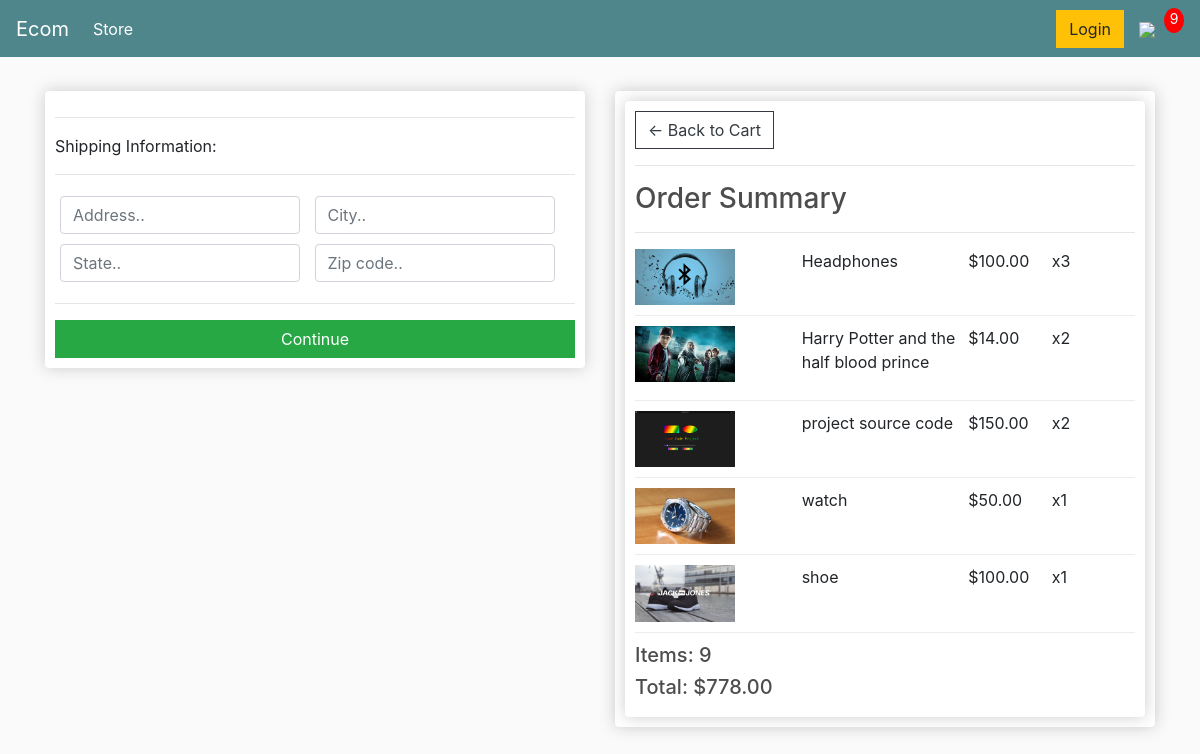
Screenshot of /checkout/ (signed in) with the database file from the repository.
### store/models.py (models this page shows, shortened)
class OrderItem(models.Model):
	product=models.ForeignKey(Product,on_delete=models.SET_NULL,null=True,blank=True)
	order=models.ForeignKey(Order,on_delete=models.SET_NULL,null=True,blank=True)
	date_added=models.DateTimeField(auto_now_add=True)
	quantity=models.IntegerField(default=0,null=True,blank=True)
	@property
	def get_total(self):
		total=self.product.price*self.quantity
		return total

class Product(models.Model):
	name=models.CharField(max_length=100,null=True)
	price=models.DecimalField(max_digits=5,decimal_places=2)
	digital=models.BooleanField(default=False,null=True,blank=True)
	image=models.ImageField(null=True,blank=True)
	@property
	def ImageUrl(self):
		try:
			url=self.image.url
		except:
			url=''
		return url

class Order(models.Model):
	customer=models.ForeignKey(Customer,on_delete=models.SET_NULL,null=True,blank=True)
	date_orderd=models.DateTimeField(auto_now_add=True)
	complete=models.BooleanField(default=False,null=True,blank=True)
	transaction_id=models.CharField(max_length=100,null=True)
	@property
	def shipping(self):
		shipping=False
		orderitems=self.orderitem_set.all()
		for i in orderitems:
			if i.product.digital == False:
				shipping=True
		return shipping
	@property
	def get_cart_total(self):
		orderitems=self.orderitem_set.all()
		total=sum([item.get_total for item in orderitems])
		return total
	@property
	def get_cart_items(self):
		orderitems=self.orderitem_set.all()
		total=sum([item.quantity for item in orderitems])
		return total

### store/views.py (the view)
# urls.py: path('checkout/',views.checkout,name="checkout"),
def checkout(request):
	data=cookieData(request)
	items=data['items']
	cartItems=data['cartItems']
	order=data['order']
	context ={'items':items,'order':order,'cartItems':cartItems}
	return render(request,"store/checkout.html",context)

### store/utils.py (called while the page is built)
def cookieData(request):
	if request.user.is_authenticated:
		customer=request.user.customer
		order,created =Order.objects.get_or_create(customer=customer,complete=False)
		items=order.orderitem_set.all()
		cartItems=order.get_cart_items
	else:
		cookieData= cookieCart(request)
		items=cookieData['items']
		order=cookieData['order']
		cartItems=cookieData['cartItems']
	return{'items':items,'order':order,'cartItems':cartItems}

### store/templates/store/checkout.html (shortened to what this page needs)
{% extends 'store/main.html' %}
{% load static %}
{%block content %}
	<div class="row">
		<div class="col-lg-6">
			<div class="box-element" id="form-wrapper">
				<form id="form">
					<div id="shipping-info">
						<hr>
						<p>Shipping Information:</p>
						<hr>
						<div class="form-field">
							<input class="form-control" type="text" name="address" placeholder="Address..">
						</div>
						<div class="form-field">
							<input class="form-control" type="text" name="city" placeholder="City..">
						</div>
						<div class="form-field">
							<input class="form-control" type="text" name="state" placeholder="State..">
						</div>
						<div class="form-field">
							<input class="form-control" type="text" name="zipcode" placeholder="Zip code..">
						</div>
					</div>
		            <hr>
		            <input id="form-button" class="btn btn-success btn-block" type="submit" value="Continue">
	            </form>
			</div>
			<br>
	</div>
	<div class="col-lg-6">
		<div class="box-element">
			<div class="box-element">
				<a  class="btn btn-outline-dark" href="{% url 'cart' %}">&#x2190; Back to Cart</a>
				<hr>
				<h3>Order Summary</h3>
				<hr>
				{% for item in items %}
				<div class="cart-row">
					<div style="flex:2"><img class="row-image" src="{{item.product.ImageUrl}}"></div>
					<div style="flex:2"><p>{{item.product.name}}</p></div>
					<div style="flex:1"><p>${{item.product.price}}</p></div>
					<div style="flex:1"><p>x{{ item.quantity }}</p></div>
				</div>
				{% endfor %}
				<h5>Items: {{ order.get_cart_items}}</h5>
				<h5>Total:   ${{ order.get_cart_total|floatformat:2}}</h5>
			</div>
		</div>
	</div>
</div>
{% endblock content %}

### static/css/main.css (style rules this page uses)
body { background-color: hsl(0, 0%, 98%); }
h1,h2,h3,h4,h5,h6 { color:hsl(0, 0%, 30%); }
.box-element { box-shadow:hsl(0, 0%, 80%) 0 0 16px; background-color: #fff; border-radius: 4px; padding: 10px; }
.col-lg-4, .col-lg-6, .col-lg-8, .col-lg-12 { margin-top: 10px; }
.btn { border-radius: 0; }
.row-image { width: 100px; }
.form-field { width:250px; display: inline-block; padding: 5px; }
.cart-row { display: flex; align-items: flex-stretch; padding-bottom: 10px; margin-bottom: 10px; border-bottom: 1px solid #ececec; }

### rows the page displays
OrderItem: product.ImageUrl (picture), product.name "Headphones", product.price "100.00", quantity "3"
OrderItem: product.ImageUrl (picture), product.name "Harry Potter and the half blood prince", product.price "14.00", quantity "2"
OrderItem: product.ImageUrl (picture), product.name "project source code", product.price "150.00", quantity "2"
OrderItem: product.ImageUrl (picture), product.name "watch", product.price "50.00", quantity "1"
OrderItem: product.ImageUrl (picture), product.name "shoe", product.price "100.00", quantity "1"
Order: get_cart_items "9", get_cart_total "778.00"

### other values shown
{{ cartItems }} "9"
